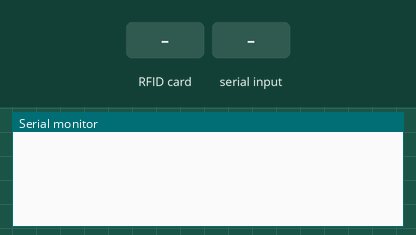
This sketch was run on a simulated ESP32. Shown: the last lines printed to the serial monitor. Inputs (shaded band) come from the test bench.

Above: at 1.3 s.
1.4 s: RFID card 5E 7A 19 C4 held to the reader
At 2.6 s:
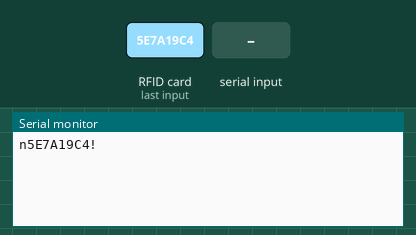
2.9 s: "S\n" received over the second serial link
At 3.4 s:
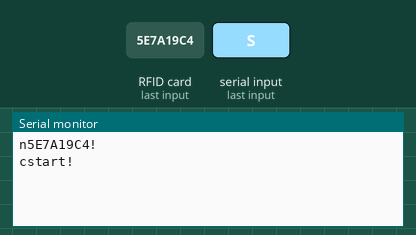
4.4 s: "E\n" received over the second serial link
At 5.7 s:
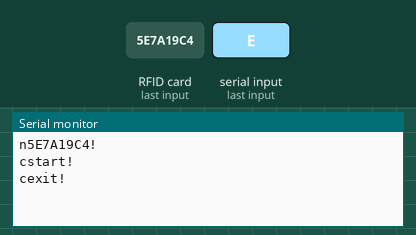

The sketch:

rfid.ino
```cpp
#include <SPI.h>
#include <Adafruit_PN532.h>

// ESP32 SPI default pins
#define PN532_SCK  18
#define PN532_MOSI 23
#define PN532_MISO 19
#define PN532_SS    5

Adafruit_PN532 nfc(PN532_SCK, PN532_MISO, PN532_MOSI, PN532_SS);

// Use HardwareSerial instead of SoftwareSerial
HardwareSerial stmSerial(1);  // UART1

String nfc_passed = "N";
bool wait_response = false;

void setup() {
  Serial.begin(115200);                         // USB serial monitor
  stmSerial.begin(9600, SERIAL_8N1, 13, 12);    // RX = GPIO 13, TX = GPIO 12

  nfc.begin();
  delay(100);

  uint32_t versiondata = nfc.getFirmwareVersion();
  if (!versiondata) {
    Serial.println("PN532 not found. Check wiring or SPI mode!");
    while (1);
  }

  nfc.setPassiveActivationRetries(0xFF);
  nfc.SAMConfig();

}

void loop() {
  // Handle incoming command from PC/Python
  if (Serial.available()) {
    String cmd = Serial.readStringUntil('\n');
    cmd.trim();
    if (cmd == "O" || cmd == "N" || cmd == "U" || cmd == "L" || cmd == "A" || cmd == "S") {
      nfc_passed = cmd;
      stmSerial.print(cmd);
      wait_response = false;
    }
  }

  // Handle response from STM32
  if (stmSerial.available()) {
    String stmCmd = stmSerial.readStringUntil('\n');
    stmCmd.trim();
    if (stmCmd == "E") {
      nfc_passed = "N";
      Serial.println("cexit!");
      wait_response = false;
    } else if (stmCmd == "S") {
      Serial.println("cstart!");
    }
  }

  // NFC scanning
  if (!wait_response) {
    uint8_t uid[7];
    uint8_t uidLength;

    if (nfc.readPassiveTargetID(PN532_MIFARE_ISO14443A, uid, &uidLength, 60)) {
      String uidString = "";
      for (uint8_t i = 0; i < uidLength; i++) {
        if (uid[i] < 0x10) uidString += "0";
        uidString += String(uid[i], HEX);
      }
      uidString.toUpperCase();

      Serial.println("n" + uidString + "!");

      wait_response = true;
      delay(1000);
    }
  }
}
```

Measured:
- after the input at 1.4 s, the serial monitor: prints a new line at once (image 1)
- after the input at 2.9 s, the serial monitor: prints a new line at once (image 2)
- after the input at 4.4 s, the serial monitor: prints a new line at once (image 3)
